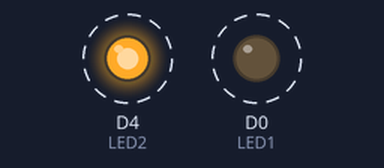
Bench run of a sketch on a simulated ESP8266 (NodeMCU). Shown: output pins drawn as LEDs (lit = HIGH). Dashed ring = blinking.

Above: at 0.5 s.
Timing chart, 0 to 4.6 s (numbered marks = the images above):
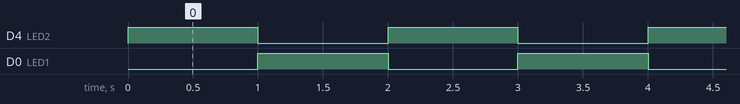

The sketch:

Blink_LED.ino
```cpp
int LED1= D0;
int LED2= D4;
// the setup function runs once when you press reset or power the board
void setup() {
  // initialize digital pin LED_BUILTIN as an output.
  pinMode(LED1, OUTPUT);
  pinMode(LED2, OUTPUT);
}

// the loop function runs over and over again forever
void loop() {
  digitalWrite(LED1, LOW);
  digitalWrite(LED2, HIGH);   // turn the LED on (HIGH is the voltage level)
  delay(1000);
  // wait for a second
  digitalWrite(LED1, HIGH);
  digitalWrite(LED2, LOW);    // turn the LED off by making the voltage LOW
  delay(1000);                       // wait for a second
}
```

Measured:
- by itself, D4 (LED2), D0 (LED1): alternates HIGH for 1.0 s and LOW for 1.0 s
